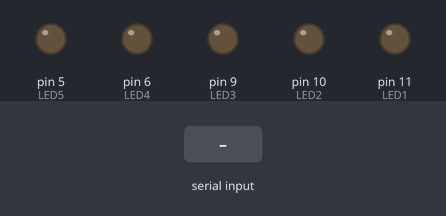
Bench run of a sketch on a simulated Arduino Uno, built with avr-gcc and run on an emulated ATmega328P. Parts: output pins drawn as LEDs (lit = HIGH). Dashed ring = blinking. The test bench sets the inputs (shaded band). What the sketch prints to the serial monitor is not drawn.

Above: at 1.2 s.
1.3 s: "90,45\n" received over Serial
At 1.7 s:
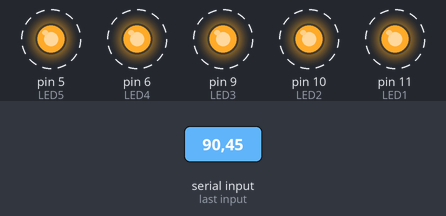
Timing chart, 0 to 10.3 s (numbered marks = the images above; inputs shaded):
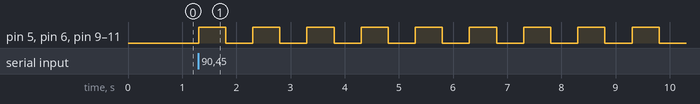

Measured:
- after the input at 1.3 s, pin 5 (LED5), pin 6 (LED4), pin 9 (LED3), pin 10 (LED2), pin 11 (LED1): alternates HIGH for 0.50 s and LOW for 0.50 s, starting at once

The sketch:

18ReadingNumbersFromTheSerialMonitor.ino
```cpp
int myNumber;
int LED1=11;
int LED2=10;
int LED3=9;
int LED4=6;
int LED5=5;
String msg="How many blinks do you want?: ";

void setup() {
//If we're gonna use Serial port we need to set it up like this:
Serial.begin(9600);

pinMode(LED1, OUTPUT);
pinMode(LED2, OUTPUT);
pinMode(LED3, OUTPUT);
pinMode(LED4, OUTPUT);
pinMode(LED5, OUTPUT);
}

void loop() {
  // Ask
  Serial.println(msg);
  // Wait
  while(Serial.available()==0){
    //Nothing Here. Just wait. Then drop out of while loop
  }
  // Read
  myNumber=Serial.parseInt();
  for (int i = 1; i<=myNumber;i++){
    digitalWrite(LED1, HIGH);
    digitalWrite(LED2, HIGH);
    digitalWrite(LED3, HIGH);
    digitalWrite(LED4, HIGH);
    digitalWrite(LED5, HIGH);
    delay(500);
    digitalWrite(LED1, LOW);
    digitalWrite(LED2, LOW);
    digitalWrite(LED3, LOW);
    digitalWrite(LED4, LOW);
    digitalWrite(LED5, LOW);
    delay(500);

  }

}
```
